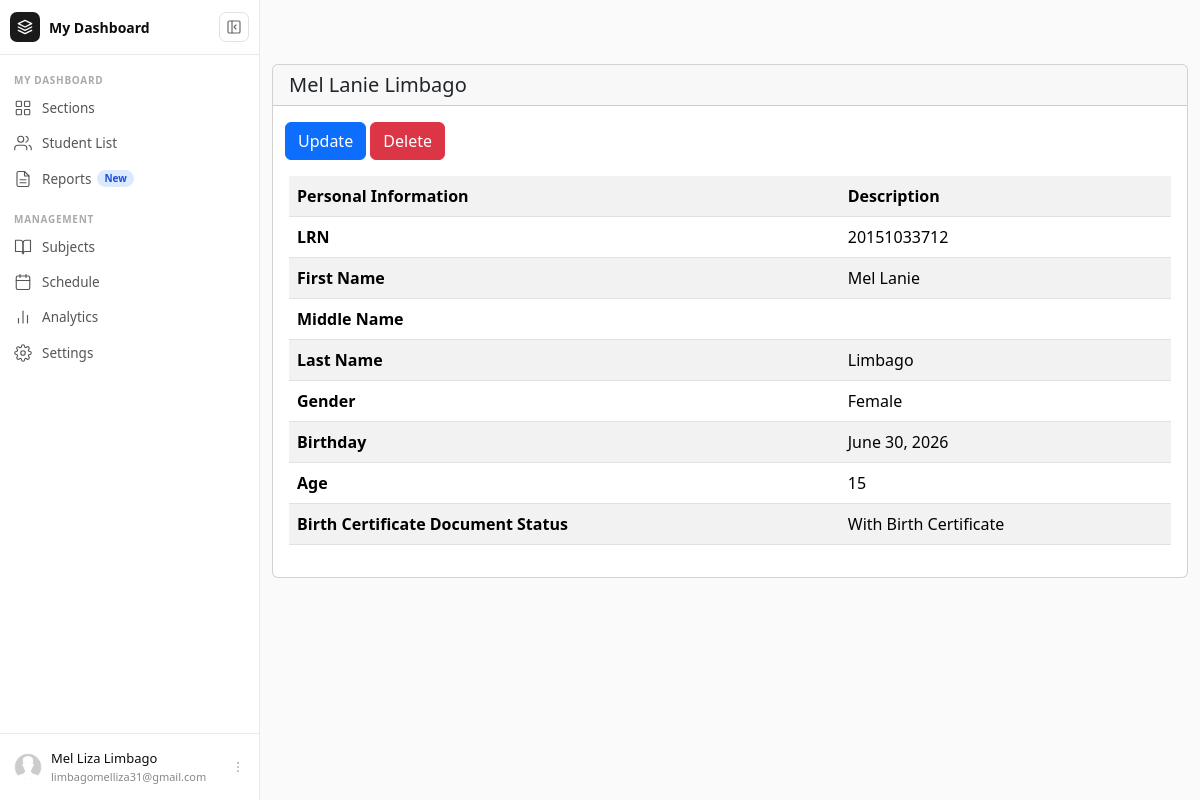
The app's page /student/detail/2 (signed in) with its own data.
### users/models.py (models this page shows, shortened)
class Profile(models.Model):
    user = models.OneToOneField(User, on_delete=models.CASCADE)
    image = models.ImageField(default='default.jpg', upload_to='profile_pics')

### students/models.py (models this page shows, shortened)
class Student(models.Model):
    added_by = models.ForeignKey(User, on_delete=models.CASCADE)
    lrn = models.CharField(max_length=20)
    first_name = models.CharField(max_length=100)
    middle_name = models.CharField(max_length=100,null=True,blank=True)
    last_name = models.CharField(max_length=100)
    complete_name = models.CharField(max_length=100)
    gender = models.CharField(max_length=10, choices=Gender_Choices, default='F')
    date_of_birth = models.DateField()
    age = models.IntegerField(null=True)
    birth_cert = models.CharField(max_length=5, choices=Birthcert_Choices, default='Y')
    class Meta:
        unique_together = ['added_by', 'lrn']

### students/views.py (the view)
# urls.py: path('detail/<int:pk>', StudentDetailView.as_view(),name='student-detail'),
class StudentDetailView(LoginRequiredMixin, UserPassesTestMixin, DetailView):
    model = Student
    template_name = 'students/student_detail.html'
    context_object_name = 'student'
    def test_func(self):
        student = self.get_object()
        if self.request.user == student.added_by:
            return True
        return False

### students/templates/students/student_detail.html
{% extends 'users/base.html' %}
{% block content %}
  {% if object.added_by == user %}
    <div class="card mt-3">
    <h5 class="card-header">{{ object.complete_name }}</h5>
    <div class="container-sm mt-3">
        <a type="submit" class="btn btn-primary" href="{% url 'student-update' object.id %}">Update</a>
        <a type="submit" class="btn btn-danger" href="{% url 'student-delete' object.id %}">Delete</a>
    </div>
    <div class="card-body">
        <table class="table table-striped">
            <tbody>
                <tr>
                    <th><b>Personal Information</b></th>
                    <td><b>Description</b></td>
                </tr>
                <tr>
                    <th>LRN</th>
                    <td>{{ object.lrn }}</td>
                </tr>
                <tr>
                    <th>First Name</th>
                    <td>{{ object.first_name }}</td>
                </tr>
                <tr>
                    <th>Middle Name</th>
                    <td>{{ object.middle_name }}</td>
                </tr>
                <tr>
                    <th>Last Name</th>
                    <td>{{ object.last_name }}</td>
                </tr>
                <tr>
                    <th>Gender</th>
                    <td>{{ object.get_gender_display }}</td>
                </tr>
                <tr>
                    <th>Birthday</th>
                    <td>{{ object.date_of_birth }}</td>
                </tr>
                <tr>
                    <th>Age</th>
                    <td>{{ object.age }}</td>
                </tr>
                <tr>
                    <th>Birth Certificate Document Status</th>
                    <td>{{ object.get_birth_cert_display }}</td>
                </tr>
            </tbody>
        </table>
    </div>
    </div>
{% endif %}
{% endblock %}

### users/templates/partials/_sidebar.html (shortened to what this page needs)
{% load static %}
{% if user.is_authenticated %}
<div id="cs-sidebar">
  <div class="cs-top">
    <div class="cs-brand">
      <div class="cs-brand-icon">
        <svg width="16" height="16" viewBox="0 0 24 24" fill="none" stroke="currentColor" stroke-width="2" stroke-linecap="round" stroke-linejoin="round">
          <path d="M12 2L2 7l10 5 10-5-10-5zM2 17l10 5 10-5M2 12l10 5 10-5"/>
        </svg>
      </div>
      <span class="cs-brand-name">My Dashboard</span>
    </div>
    <button class="cs-toggle-btn" id="cs-toggle" type="button" aria-label="Toggle sidebar">
      <svg width="16" height="16" viewBox="0 0 24 24" fill="none" stroke="currentColor" stroke-width="1.75" stroke-linecap="round" stroke-linejoin="round">
        <rect x="3" y="3" width="18" height="18" rx="2"/>
        <path d="M9 3v18"/>
        <path class="cs-arrow" d="M15 9l-3 3 3 3"/>
      </svg>
    </button>
  </div>
  <nav class="cs-nav">
    <div class="cs-section-label">MY DASHBOARD</div>
    <ul>
      <li>
        <a class="cs-link {% if request.resolver_match.url_name == 'section-home' %}active{% endif %}"
           href="{% url 'section-home' %}">
          <span class="cs-label">Sections</span>
        </a>
      </li>
      <li>
        <a class="cs-link {% if request.resolver_match.url_name == 'student-home' %}active{% endif %}"
           href="{% url 'student-home' %}">
          <svg class="cs-icon" viewBox="0 0 24 24" fill="none" stroke="currentColor" stroke-width="1.5" stroke-linecap="round" stroke-linejoin="round" aria-hidden="true">
            <path d="M17 21v-2a4 4 0 0 0-4-4H5a4 4 0 0 0-4 4v2"/>
            <circle cx="9" cy="7" r="4"/>
            <path d="M23 21v-2a4 4 0 0 0-3-3.87M16 3.13a4 4 0 0 1 0 7.75"/>
          </svg>
          <span class="cs-label">Student List</span>
        </a>
      </li>
      <li>
        <a class="cs-link" href="#">
          <span class="cs-label">Reports <span class="cs-badge">New</span></span>
        </a>
      </li>
    </ul>
    <div class="cs-section-label">MANAGEMENT</div>
    <ul>
      <li>
        <a class="cs-link" href="#">
          <svg class="cs-icon" viewBox="0 0 24 24" fill="none" stroke="currentColor" stroke-width="1.5" stroke-linecap="round" stroke-linejoin="round" aria-hidden="true">
            <path d="M2 3h6a4 4 0 0 1 4 4v14a3 3 0 0 0-3-3H2z"/>
            <path d="M22 3h-6a4 4 0 0 0-4 4v14a3 3 0 0 1 3-3h7z"/>
          </svg>
          <span class="cs-label">Subjects</span>
        </a>
      </li>
      <li>
        <a class="cs-link" href="#">
          <span class="cs-label">Schedule</span>
        </a>
      </li>
      <li>
        <a class="cs-link" href="#">
          <svg class="cs-icon" viewBox="0 0 24 24" fill="none" stroke="currentColor" stroke-width="1.5" stroke-linecap="round" stroke-linejoin="round" aria-hidden="true">
            <line x1="18" y1="20" x2="18" y2="10"/>
            <line x1="12" y1="20" x2="12" y2="4"/>
            <line x1="6" y1="20" x2="6" y2="14"/>
          </svg>
          <span class="cs-label">Analytics</span>
        </a>
      </li>
      <li>
        <a class="cs-link {% if request.resolver_match.url_name == 'profile' %}active{% endif %}"
           href="{% url 'profile' %}">
          <span class="cs-label">Settings</span>
        </a>
      </li>
    </ul>
  </nav>
  <div class="cs-footer">
    <div class="dropup">
      <button class="cs-user-btn" type="button" data-bs-toggle="dropdown" aria-expanded="false">
        <img class="cs-avatar" src="{{ user.profile.image.url }}" alt="{{ user.get_full_name }}">
        <div class="cs-user-info">
          <div class="cs-user-name">{{ user.first_name }} {{ user.last_name }}</div>
          <div class="cs-user-email">{{ user.email }}</div>
        </div>
        <svg class="cs-dots" width="14" height="14" viewBox="0 0 24 24" fill="none" stroke="currentColor" stroke-width="1.75" stroke-linecap="round" aria-hidden="true">
          <circle cx="12" cy="5" r="1"/><circle cx="12" cy="12" r="1"/><circle cx="12" cy="19" r="1"/>
        </svg>
      </button>
    </div>
  </div>
</div>
{% endif %}

### users/static/users/main.css (style rules this page uses)
body { background: #fafafa; color: #333333; }
h1, h2, h3, h4, h5, h6 { color: #444444; }
ul { margin: 0; }

### users/static/css/sidebar.css (style rules this page uses)
#cs-sidebar *, #cs-sidebar *::before, #cs-sidebar *::after { box-sizing: border-box; }
#cs-sidebar { width: 260px; min-width: 260px; height: 100vh; position: sticky; top: 0; background: #fff; border-right: 1px solid #e9e9e7; display: flex; flex-direction: column; transition: width 0.25s cubic-bezier(0.4,0,0.2,1), min-width 0.25s cubic-bezier(0.4,0,0.2,1); overflow: hidden; z-index: 100; flex-shrink: 0; }
.cs-top { display: flex; align-items: center; justify-content: space-between; gap: 8px; padding: 12px 10px; border-bottom: 1px solid #e9e9e7; min-height: 54px; }
.cs-brand { display: flex; align-items: center; gap: 9px; overflow: hidden; min-width: 0; }
.cs-brand-icon { width: 30px; height: 30px; min-width: 30px; background: #1a1a1a; border-radius: 7px; display: flex; align-items: center; justify-content: center; color: #fff; }
.cs-brand-name { font-size: 14px; font-weight: 600; color: #0d0d0d; white-space: nowrap; opacity: 1; transition: opacity 0.15s; }
.cs-toggle-btn { width: 30px; height: 30px; min-width: 30px; padding: 0; background: transparent; border: 1px solid #e2e2df; border-radius: 7px; display: flex; align-items: center; justify-content: center; cursor: pointer; color: #666; transition: background 0.12s; }
.cs-nav { flex: 1; overflow-y: auto; overflow-x: hidden; padding: 8px 6px 4px; }
.cs-nav ul { list-style: none; padding: 0; margin: 0 0 6px; }
.cs-section-label { padding: 10px 8px 3px; font-size: 10px; font-weight: 600; letter-spacing: 0.07em; color: #aaa; white-space: nowrap; overflow: hidden; transition: opacity 0.15s, height 0.25s, padding 0.25s; }
.cs-link { display: flex; align-items: center; gap: 10px; padding: 7px 8px; border-radius: 7px; text-decoration: none; color: #555; font-size: 13.5px; font-weight: 400; white-space: nowrap; overflow: hidden; transition: background 0.1s, color 0.1s; position: relative; margin-bottom: 1px; }
.cs-icon { width: 18px; height: 18px; min-width: 18px; flex-shrink: 0; }
.cs-label { flex: 1; overflow: hidden; text-overflow: ellipsis; display: flex; align-items: center; gap: 6px; opacity: 1; transition: opacity 0.15s; }
.cs-badge { font-size: 10px; font-weight: 600; background: #dbeafe; color: #1d4ed8; padding: 1px 7px; border-radius: 99px; }
.cs-footer { border-top: 1px solid #e9e9e7; padding: 8px 6px; }
.cs-user-btn { display: flex; align-items: center; gap: 9px; padding: 7px 8px; border-radius: 7px; width: 100%; background: transparent; border: none; cursor: pointer; overflow: hidden; transition: background 0.12s; text-align: left; }
.cs-avatar { width: 28px !important; height: 28px !important; min-width: 28px !important; border-radius: 50% !important; object-fit: cover !important; flex-shrink: 0 !important; display: block !important; }
.cs-user-info { flex: 1; overflow: hidden; min-width: 0; opacity: 1; transition: opacity 0.15s; }
.cs-user-name { font-size: 13px; font-weight: 500; color: #0d0d0d; white-space: nowrap; overflow: hidden; text-overflow: ellipsis; }
.cs-user-email { font-size: 11px; color: #888; white-space: nowrap; overflow: hidden; text-overflow: ellipsis; }
.cs-dots { flex-shrink: 0; color: #bbb; opacity: 1; transition: opacity 0.15s; }

### records on screen
Student: complete_name "Mel Lanie Limbago", lrn "20151033712", first_name "Mel Lanie", last_name "Limbago", gender "Female", date_of_birth "June 30, 2026", age "15", birth_cert "With Birth Certificate"

### other values on screen
{{ user.first_name }} "Mel Liza"
{{ user.last_name }} "Limbago"
{{ user.email }} "limbagomelliza31@gmail.com"
